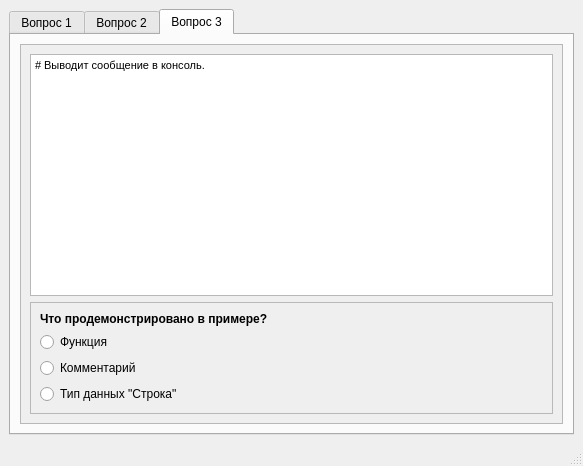
<?xml version="1.0" encoding="UTF-8"?>
<ui version="4.0">
 <class>MainWindow</class>
 <widget class="QMainWindow" name="MainWindow">
  <property name="geometry">
   <rect>
    <x>0</x>
    <y>0</y>
    <width>583</width>
    <height>466</height>
   </rect>
  </property>
  <property name="windowTitle">
   <string>MainWindow</string>
  </property>
  <widget class="QWidget" name="centralwidget">
   <layout class="QVBoxLayout" name="verticalLayout">
    <item>
     <widget class="QTabWidget" name="tab3">
      <property name="currentIndex">
       <number>2</number>
      </property>
      <widget class="QWidget" name="tab">
       <attribute name="title">
        <string>Вопрос 1</string>
       </attribute>
       <layout class="QVBoxLayout" name="verticalLayout_2">
        <item>
         <widget class="QScrollArea" name="scrollArea">
          <property name="widgetResizable">
           <bool>true</bool>
          </property>
          <widget class="QWidget" name="scrollAreaWidgetContents">
           <property name="geometry">
            <rect>
             <x>0</x>
             <y>0</y>
             <width>539</width>
             <height>361</height>
            </rect>
           </property>
           <layout class="QVBoxLayout" name="verticalLayout_3">
            <item>
             <widget class="QTextEdit" name="textEdit">
              <property name="html">
               <string>&lt;!DOCTYPE HTML PUBLIC &quot;-//W3C//DTD HTML 4.0//EN&quot; &quot;http://www.w3.org/TR/REC-html40/strict.dtd&quot;&gt;
&lt;html&gt;&lt;head&gt;&lt;meta name=&quot;qrichtext&quot; content=&quot;1&quot; /&gt;&lt;style type=&quot;text/css&quot;&gt;
p, li { white-space: pre-wrap; }
&lt;/style&gt;&lt;/head&gt;&lt;body style=&quot; font-family:'MS Shell Dlg 2'; font-size:8.25pt; font-weight:400; font-style:normal;&quot;&gt;
&lt;p style=&quot; margin-top:0px; margin-bottom:0px; margin-left:0px; margin-right:0px; -qt-block-indent:0; text-indent:0px;&quot;&gt;&lt;span style=&quot; font-size:10pt; font-weight:600;&quot;&gt;Языком программирования &lt;/span&gt;&lt;span style=&quot; font-size:10pt;&quot;&gt;называют формальную знаковую систему, предназначенную для записи компьютерных программ. &lt;/span&gt;&lt;/p&gt;
&lt;p style=&quot; margin-top:0px; margin-bottom:0px; margin-left:0px; margin-right:0px; -qt-block-indent:0; text-indent:0px;&quot;&gt;&lt;span style=&quot; font-size:10pt;&quot;&gt;Язык программирования определяет набор лексических, синтаксических и семантических правил, задающих внешний вид программы и действия, которые выполнит исполнитель (компьютер) под её управлением.&lt;/span&gt;&lt;/p&gt;&lt;/body&gt;&lt;/html&gt;</string>
              </property>
             </widget>
            </item>
            <item>
             <widget class="QFrame" name="frame">
              <property name="frameShape">
               <enum>QFrame::StyledPanel</enum>
              </property>
              <property name="frameShadow">
               <enum>QFrame::Raised</enum>
              </property>
              <layout class="QVBoxLayout" name="verticalLayout_4">
               <item>
                <widget class="QLabel" name="label">
                 <property name="text">
                  <string>&lt;html&gt;&lt;head/&gt;&lt;body&gt;&lt;p&gt;&lt;span style=&quot; font-weight:600;&quot;&gt;Язык программирования -  это &lt;/span&gt;&lt;/p&gt;&lt;/body&gt;&lt;/html&gt;</string>
                 </property>
                </widget>
               </item>
               <item>
                <widget class="QRadioButton" name="radioButton">
                 <property name="text">
                  <string>любая знаковая система</string>
                 </property>
                 <attribute name="buttonGroup">
                  <string notr="true">buttonGroup</string>
                 </attribute>
                </widget>
               </item>
               <item>
                <widget class="QRadioButton" name="radioButton_2">
                 <property name="text">
                  <string>формальная знаковая система, предназначенная для записи компьютерных программ</string>
                 </property>
                 <attribute name="buttonGroup">
                  <string notr="true">buttonGroup</string>
                 </attribute>
                </widget>
               </item>
               <item>
                <widget class="QRadioButton" name="radioButton_3">
                 <property name="text">
                  <string>любая формальная знаковая система</string>
                 </property>
                 <attribute name="buttonGroup">
                  <string notr="true">buttonGroup</string>
                 </attribute>
                </widget>
               </item>
              </layout>
              <zorder>radioButton_3</zorder>
              <zorder>radioButton</zorder>
              <zorder>radioButton_2</zorder>
              <zorder>label</zorder>
             </widget>
            </item>
           </layout>
          </widget>
         </widget>
        </item>
       </layout>
      </widget>
      <widget class="QWidget" name="tab_2">
       <attribute name="title">
        <string>Вопрос 2</string>
       </attribute>
       <layout class="QVBoxLayout" name="verticalLayout_5">
        <item>
         <widget class="QScrollArea" name="scrollArea_2">
          <property name="widgetResizable">
           <bool>true</bool>
          </property>
          <widget class="QWidget" name="scrollAreaWidgetContents_2">
           <property name="geometry">
            <rect>
             <x>0</x>
             <y>0</y>
             <width>539</width>
             <height>361</height>
            </rect>
           </property>
           <layout class="QVBoxLayout" name="verticalLayout_6">
            <item>
             <widget class="QTextEdit" name="textEdit_2">
              <property name="html">
               <string>&lt;!DOCTYPE HTML PUBLIC &quot;-//W3C//DTD HTML 4.0//EN&quot; &quot;http://www.w3.org/TR/REC-html40/strict.dtd&quot;&gt;
&lt;html&gt;&lt;head&gt;&lt;meta name=&quot;qrichtext&quot; content=&quot;1&quot; /&gt;&lt;style type=&quot;text/css&quot;&gt;
p, li { white-space: pre-wrap; }
&lt;/style&gt;&lt;/head&gt;&lt;body style=&quot; font-family:'MS Shell Dlg 2'; font-size:8.25pt; font-weight:400; font-style:normal;&quot;&gt;
&lt;p style=&quot; margin-top:0px; margin-bottom:0px; margin-left:0px; margin-right:0px; -qt-block-indent:0; text-indent:0px;&quot;&gt;&lt;span style=&quot; font-size:10pt;&quot;&gt;По умолчанию атрибуты в классах являются общедоступными, а это значит, что из любого класса программы мы можем получить атрибут объекта и изменить его. &lt;/span&gt;&lt;/p&gt;&lt;/body&gt;&lt;/html&gt;</string>
              </property>
             </widget>
            </item>
            <item>
             <widget class="QFrame" name="frame_2">
              <property name="frameShape">
               <enum>QFrame::StyledPanel</enum>
              </property>
              <property name="frameShadow">
               <enum>QFrame::Raised</enum>
              </property>
              <layout class="QVBoxLayout" name="verticalLayout_7">
               <item>
                <widget class="QLabel" name="label_2">
                 <property name="text">
                  <string>&lt;html&gt;&lt;head/&gt;&lt;body&gt;&lt;p&gt;&lt;span style=&quot; font-weight:600;&quot;&gt;Что предотвращает прямой доступ к атребутам объекта?&lt;/span&gt;&lt;/p&gt;&lt;/body&gt;&lt;/html&gt;</string>
                 </property>
                </widget>
               </item>
               <item>
                <widget class="QRadioButton" name="radioButton_4">
                 <property name="text">
                  <string>Инкапсуляция</string>
                 </property>
                 <attribute name="buttonGroup">
                  <string notr="true">buttonGroup_2</string>
                 </attribute>
                </widget>
               </item>
               <item>
                <widget class="QRadioButton" name="radioButton_5">
                 <property name="text">
                  <string>Полиморфизм</string>
                 </property>
                 <attribute name="buttonGroup">
                  <string notr="true">buttonGroup_2</string>
                 </attribute>
                </widget>
               </item>
               <item>
                <widget class="QRadioButton" name="radioButton_6">
                 <property name="text">
                  <string>Наследование</string>
                 </property>
                 <attribute name="buttonGroup">
                  <string notr="true">buttonGroup_2</string>
                 </attribute>
                </widget>
               </item>
              </layout>
             </widget>
            </item>
           </layout>
          </widget>
         </widget>
        </item>
       </layout>
      </widget>
      <widget class="QWidget" name="tab_3">
       <attribute name="title">
        <string>Вопрос 3</string>
       </attribute>
       <layout class="QVBoxLayout" name="verticalLayout_10">
        <item>
         <widget class="QScrollArea" name="scrollArea_3">
          <property name="widgetResizable">
           <bool>true</bool>
          </property>
          <widget class="QWidget" name="scrollAreaWidgetContents_3">
           <property name="geometry">
            <rect>
             <x>0</x>
             <y>0</y>
             <width>539</width>
             <height>361</height>
            </rect>
           </property>
           <layout class="QVBoxLayout" name="verticalLayout_9">
            <item>
             <widget class="QTextEdit" name="textEdit_3">
              <property name="html">
               <string>&lt;!DOCTYPE HTML PUBLIC &quot;-//W3C//DTD HTML 4.0//EN&quot; &quot;http://www.w3.org/TR/REC-html40/strict.dtd&quot;&gt;
&lt;html&gt;&lt;head&gt;&lt;meta name=&quot;qrichtext&quot; content=&quot;1&quot; /&gt;&lt;style type=&quot;text/css&quot;&gt;
p, li { white-space: pre-wrap; }
&lt;/style&gt;&lt;/head&gt;&lt;body style=&quot; font-family:'MS Shell Dlg 2'; font-size:8.25pt; font-weight:400; font-style:normal;&quot;&gt;
&lt;p style=&quot; margin-top:0px; margin-bottom:0px; margin-left:0px; margin-right:0px; -qt-block-indent:0; text-indent:0px;&quot;&gt;&lt;span style=&quot; font-size:8pt;&quot;&gt;# Выводит сообщение в консоль. &lt;/span&gt;&lt;/p&gt;&lt;/body&gt;&lt;/html&gt;</string>
              </property>
             </widget>
            </item>
            <item>
             <widget class="QFrame" name="frame_3">
              <property name="frameShape">
               <enum>QFrame::StyledPanel</enum>
              </property>
              <property name="frameShadow">
               <enum>QFrame::Raised</enum>
              </property>
              <layout class="QVBoxLayout" name="verticalLayout_8">
               <item>
                <widget class="QLabel" name="label_3">
                 <property name="text">
                  <string>&lt;html&gt;&lt;head/&gt;&lt;body&gt;&lt;p&gt;&lt;span style=&quot; font-weight:600;&quot;&gt;Что продемонстрировано в примере?&lt;/span&gt;&lt;/p&gt;&lt;/body&gt;&lt;/html&gt;</string>
                 </property>
                </widget>
               </item>
               <item>
                <widget class="QRadioButton" name="radioButton_7">
                 <property name="text">
                  <string>Функция</string>
                 </property>
                 <attribute name="buttonGroup">
                  <string notr="true">buttonGroup_3</string>
                 </attribute>
                </widget>
               </item>
               <item>
                <widget class="QRadioButton" name="radioButton_8">
                 <property name="text">
                  <string>Комментарий</string>
                 </property>
                 <attribute name="buttonGroup">
                  <string notr="true">buttonGroup_3</string>
                 </attribute>
                </widget>
               </item>
               <item>
                <widget class="QRadioButton" name="radioButton_9">
                 <property name="text">
                  <string>Тип данных &quot;Строка&quot;</string>
                 </property>
                 <attribute name="buttonGroup">
                  <string notr="true">buttonGroup_3</string>
                 </attribute>
                </widget>
               </item>
              </layout>
             </widget>
            </item>
           </layout>
          </widget>
         </widget>
        </item>
       </layout>
      </widget>
     </widget>
    </item>
   </layout>
  </widget>
  <widget class="QMenuBar" name="menubar">
   <property name="geometry">
    <rect>
     <x>0</x>
     <y>0</y>
     <width>583</width>
     <height>21</height>
    </rect>
   </property>
  </widget>
  <widget class="QStatusBar" name="statusbar"/>
 </widget>
 <resources/>
 <connections/>
 <buttongroups>
  <buttongroup name="buttonGroup"/>
  <buttongroup name="buttonGroup_2"/>
  <buttongroup name="buttonGroup_3"/>
 </buttongroups>
</ui>
